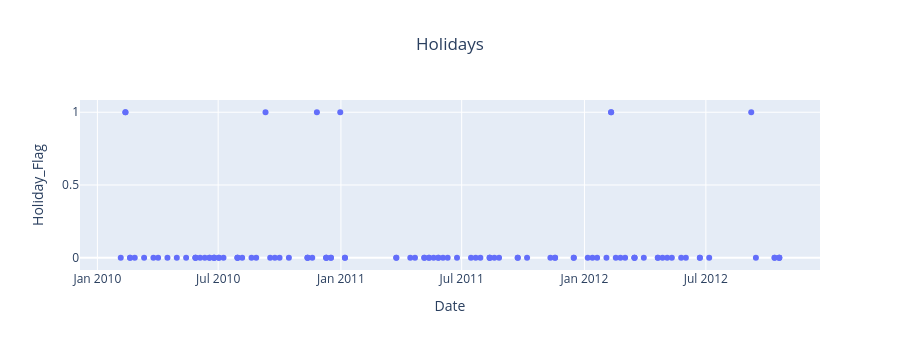

Here is the notebook cell this chart was saved with:
### Code cell
fig = px.scatter(
    df, 
    x="Date", 
    y="Holiday_Flag", 
    title="Holidays", 
    height=350
)

fig.update_layout(
    title={
        'x': 0.5,
    }
)

fig.show()
